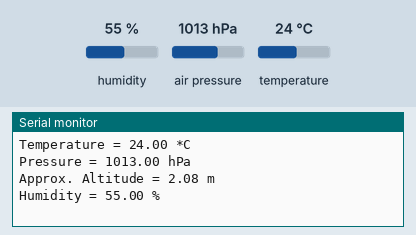
This sketch was run on a simulated ESP8266 (NodeMCU). Parts: the last lines printed to the serial monitor. The inputs (shaded band) are chosen by the test bench; at power-on: humidity 55 %, air pressure 1013 hPa, temperature 24 °C.

Above: at 1.2 s.
1.3 s: humidity set to 22 %
At 2.6 s:
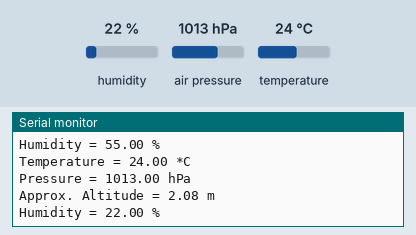
2.8 s: air pressure set to 952 hPa
At 4.2 s:
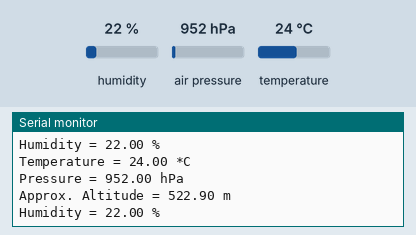

The sketch:

bme280test.ino
```cpp
/***************************************************************************
  This is a sample for reading the BME280 temperature, humidity & pressure sensor
  data live. These sensors use I2C or SPI to communicate,

  Hint: the default I2C address used by the library is (0x77), as in
  Adafruit_BME280.h. If your sensor board uses a different address you
  can set your own via the .begin(...) method.

  Wiring BME280 & Arduino Uno R3 => Connect BME280 to Arduino Uno R3 as follows:
  ===========================================================
  Connect GND to GND
  Connect VIN to 5VV
  Connect SCK to SCL (22)
  Connect SDI to SDA (21)
 ***************************************************************************/

#include <Adafruit_Sensor.h>
#include "Adafruit_BME280.h"

#define BME_SCK D4
#define BME_MISO D3
#define BME_MOSI D2
#define BME_CS D5
#define SEALEVELPRESSURE_HPA (1013.25)

Adafruit_BME280 bme; // I2C
//Adafruit_BME280 bme(BME_CS); // hardware SPI
//Adafruit_BME280 bme(BME_CS, BME_MOSI, BME_MISO,  BME_SCK);

void setup() {
  Serial.begin(9600);
  Serial.println("Reading BME280 TEMP, HUMIDITY, PRESSURE DATA LIVE:");

  // if (!bme.begin(0x76)) {
  if (!bme.begin()) {
    Serial.println("Could not find a valid BME280 sensor, verify wiring!");
    while (1);
  }
}

void loop() {
    Serial.print("Temperature = ");
    Serial.print(bme.readTemperature());
    Serial.println(" *C");

    Serial.print("Pressure = ");

    Serial.print(bme.readPressure() / 100.0F);
    Serial.println(" hPa");

    Serial.print("Approx. Altitude = ");
    Serial.print(bme.readAltitude(SEALEVELPRESSURE_HPA));
    Serial.println(" m");

    Serial.print("Humidity = ");
    Serial.print(bme.readHumidity());
    Serial.println(" %");

    Serial.println();
    delay(2000);
}
```

Measured:
- after the input at 1.3 s, the serial monitor: prints a new line after 0.80 s (image 1)
- after the input at 2.8 s, the serial monitor: prints a new line after 1.3 s (image 2)
